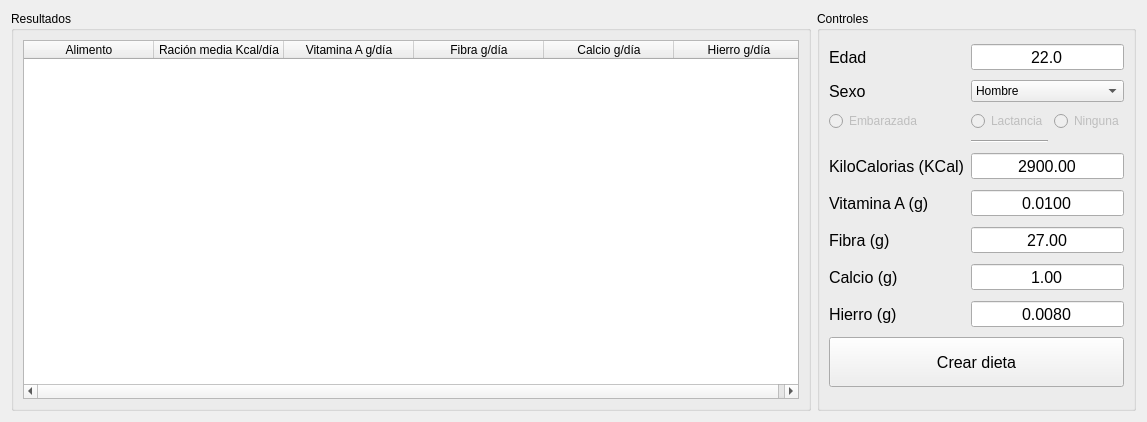
      <widget class="QWidget" name="tab">
       <attribute name="title">
        <string>Dieta</string>
       </attribute>
       <layout class="QGridLayout" name="gridLayout_2">
        <item row="0" column="0" rowspan="2" colspan="2">
         <widget class="QGroupBox" name="input_box">
          <property name="minimumSize">
           <size>
            <width>800</width>
            <height>400</height>
           </size>
          </property>
          <property name="title">
           <string>Resultados</string>
          </property>
          <layout class="QGridLayout" name="gridLayout_4">
           <item row="0" column="0">
            <widget class="QTableWidget" name="tbl_resultados">
             <property name="enabled">
              <bool>true</bool>
             </property>
             <property name="contextMenuPolicy">
              <enum>Qt::DefaultContextMenu</enum>
             </property>
             <property name="layoutDirection">
              <enum>Qt::LeftToRight</enum>
             </property>
             <property name="autoFillBackground">
              <bool>false</bool>
             </property>
             <property name="locale">
              <locale language="Spanish" country="Mexico"/>
             </property>
             <property name="frameShape">
              <enum>QFrame::StyledPanel</enum>
             </property>
             <property name="frameShadow">
              <enum>QFrame::Raised</enum>
             </property>
             <property name="sizeAdjustPolicy">
              <enum>QAbstractScrollArea::AdjustIgnored</enum>
             </property>
             <property name="autoScroll">
              <bool>false</bool>
             </property>
             <property name="autoScrollMargin">
              <number>16</number>
             </property>
             <property name="editTriggers">
              <set>QAbstractItemView::NoEditTriggers</set>
             </property>
             <property name="tabKeyNavigation">
              <bool>true</bool>
             </property>
             <property name="showDropIndicator" stdset="0">
              <bool>false</bool>
             </property>
             <property name="dragEnabled">
              <bool>false</bool>
             </property>
             <property name="alternatingRowColors">
              <bool>false</bool>
             </property>
             <property name="selectionMode">
              <enum>QAbstractItemView::ExtendedSelection</enum>
             </property>
             <property name="verticalScrollMode">
              <enum>QAbstractItemView::ScrollPerPixel</enum>
             </property>
             <property name="horizontalScrollMode">
              <enum>QAbstractItemView::ScrollPerPixel</enum>
             </property>
             <property name="gridStyle">
              <enum>Qt::DotLine</enum>
             </property>
             <property name="sortingEnabled">
              <bool>false</bool>
             </property>
             <property name="wordWrap">
              <bool>true</bool>
             </property>
             <property name="cornerButtonEnabled">
              <bool>false</bool>
             </property>
             <attribute name="horizontalHeaderVisible">
              <bool>true</bool>
             </attribute>
             <attribute name="horizontalHeaderCascadingSectionResizes">
              <bool>true</bool>
             </attribute>
             <attribute name="horizontalHeaderDefaultSectionSize">
              <number>130</number>
             </attribute>
             <attribute name="horizontalHeaderHighlightSections">
              <bool>true</bool>
             </attribute>
             <attribute name="horizontalHeaderStretchLastSection">
              <bool>true</bool>
             </attribute>
             <attribute name="verticalHeaderVisible">
              <bool>true</bool>
             </attribute>
             <attribute name="verticalHeaderCascadingSectionResizes">
              <bool>true</bool>
             </attribute>
             <attribute name="verticalHeaderDefaultSectionSize">
              <number>35</number>
             </attribute>
             <attribute name="verticalHeaderHighlightSections">
              <bool>true</bool>
             </attribute>
             <attribute name="verticalHeaderShowSortIndicator" stdset="0">
              <bool>false</bool>
             </attribute>
             <attribute name="verticalHeaderStretchLastSection">
              <bool>true</bool>
             </attribute>
             <column>
              <property name="text">
               <string>Alimento</string>
              </property>
             </column>
             <column>
              <property name="text">
               <string>Ración media Kcal/día</string>
              </property>
             </column>
             <column>
              <property name="text">
               <string>Vitamina A g/día</string>
              </property>
             </column>
             <column>
              <property name="text">
               <string>Fibra g/día</string>
              </property>
             </column>
             <column>
              <property name="text">
               <string>Calcio g/día</string>
              </property>
             </column>
             <column>
              <property name="text">
               <string>Hierro g/día</string>
              </property>
             </column>
            </widget>
           </item>
          </layout>
         </widget>
        </item>
        <item row="0" column="2" rowspan="2">
         <widget class="QGroupBox" name="control_box">
          <property name="minimumSize">
           <size>
            <width>0</width>
            <height>400</height>
           </size>
          </property>
          <property name="maximumSize">
           <size>
            <width>16777215</width>
            <height>16777215</height>
           </size>
          </property>
          <property name="title">
           <string>Controles</string>
          </property>
          <layout class="QGridLayout" name="gridLayout_5">
           <item row="7" column="0">
            <widget class="QLabel" name="label_10">
             <property name="font">
              <font>
               <pointsize>12</pointsize>
               <weight>50</weight>
               <bold>false</bold>
              </font>
             </property>
             <property name="toolTip">
              <string>&lt;html&gt;&lt;head/&gt;&lt;body&gt;&lt;p&gt;&lt;span style=&quot; font-size:9pt;&quot;&gt;Especifique el número de épocas máximas.&lt;/span&gt;&lt;/p&gt;&lt;/body&gt;&lt;/html&gt;</string>
             </property>
             <property name="text">
              <string>Calcio (g)</string>
             </property>
             <property name="alignment">
              <set>Qt::AlignLeading|Qt::AlignLeft|Qt::AlignVCenter</set>
             </property>
            </widget>
           </item>
           <item row="0" column="0">
            <widget class="QLabel" name="label_4">
             <property name="font">
              <font>
               <pointsize>12</pointsize>
               <weight>50</weight>
               <bold>false</bold>
              </font>
             </property>
             <property name="toolTip">
              <string>&lt;html&gt;&lt;head/&gt;&lt;body&gt;&lt;p&gt;Especifique el ratio de aprendizaje para el MLP.&lt;/p&gt;&lt;/body&gt;&lt;/html&gt;</string>
             </property>
             <property name="text">
              <string>Edad</string>
             </property>
             <property name="alignment">
              <set>Qt::AlignLeading|Qt::AlignLeft|Qt::AlignVCenter</set>
             </property>
            </widget>
           </item>
           <item row="1" column="0">
            <widget class="QLabel" name="label_5">
             <property name="font">
              <font>
               <pointsize>12</pointsize>
               <weight>50</weight>
               <bold>false</bold>
              </font>
             </property>
             <property name="toolTip">
              <string>&lt;html&gt;&lt;head/&gt;&lt;body&gt;&lt;p&gt;Especifique el ratio de aprendizaje para el MLP.&lt;/p&gt;&lt;/body&gt;&lt;/html&gt;</string>
             </property>
             <property name="text">
              <string>Sexo</string>
             </property>
             <property name="alignment">
              <set>Qt::AlignLeading|Qt::AlignLeft|Qt::AlignVCenter</set>
             </property>
            </widget>
           </item>
           <item row="4" column="1" colspan="2">
            <widget class="QDoubleSpinBox" name="inp_kcal">
             <property name="minimumSize">
              <size>
               <width>0</width>
               <height>25</height>
              </size>
             </property>
             <property name="font">
              <font>
               <pointsize>12</pointsize>
              </font>
             </property>
             <property name="toolTip">
              <string>&lt;html&gt;&lt;head/&gt;&lt;body&gt;&lt;p&gt;Mínimo 3 y máximo 10 capas.&lt;/p&gt;&lt;/body&gt;&lt;/html&gt;</string>
             </property>
             <property name="frame">
              <bool>true</bool>
             </property>
             <property name="alignment">
              <set>Qt::AlignCenter</set>
             </property>
             <property name="buttonSymbols">
              <enum>QAbstractSpinBox::NoButtons</enum>
             </property>
             <property name="keyboardTracking">
              <bool>true</bool>
             </property>
             <property name="decimals">
              <number>2</number>
             </property>
             <property name="minimum">
              <double>0.000000000000000</double>
             </property>
             <property name="maximum">
              <double>999999.000000000000000</double>
             </property>
             <property name="value">
              <double>2900.000000000000000</double>
             </property>
            </widget>
           </item>
           <item row="5" column="1" colspan="2">
            <widget class="QDoubleSpinBox" name="inp_vit_a">
             <property name="minimumSize">
              <size>
               <width>0</width>
               <height>25</height>
              </size>
             </property>
             <property name="font">
              <font>
               <pointsize>12</pointsize>
              </font>
             </property>
             <property name="toolTip">
              <string>&lt;html&gt;&lt;head/&gt;&lt;body&gt;&lt;p&gt;Mínimo 3 y máximo 10 capas.&lt;/p&gt;&lt;/body&gt;&lt;/html&gt;</string>
             </property>
             <property name="frame">
              <bool>true</bool>
             </property>
             <property name="alignment">
              <set>Qt::AlignCenter</set>
             </property>
             <property name="buttonSymbols">
              <enum>QAbstractSpinBox::NoButtons</enum>
             </property>
             <property name="keyboardTracking">
              <bool>true</bool>
             </property>
             <property name="decimals">
              <number>4</number>
             </property>
             <property name="minimum">
              <double>0.000000000000000</double>
             </property>
             <property name="maximum">
              <double>999999.000000000000000</double>
             </property>
             <property name="value">
              <double>0.010000000000000</double>
             </property>
            </widget>
           </item>
           <item row="4" column="0">
            <widget class="QLabel" name="label">
             <property name="font">
              <font>
               <pointsize>12</pointsize>
               <weight>50</weight>
               <bold>false</bold>
              </font>
             </property>
             <property name="toolTip">
              <string>&lt;html&gt;&lt;head/&gt;&lt;body&gt;&lt;p&gt;Especifique el ratio de aprendizaje para el MLP.&lt;/p&gt;&lt;/body&gt;&lt;/html&gt;</string>
             </property>
             <property name="text">
              <string>KiloCalorias (KCal)</string>
             </property>
             <property name="alignment">
              <set>Qt::AlignLeading|Qt::AlignLeft|Qt::AlignVCenter</set>
             </property>
            </widget>
           </item>
           <item row="5" column="0">
            <widget class="QLabel" name="label_3">
             <property name="font">
              <font>
               <pointsize>12</pointsize>
               <weight>50</weight>
               <bold>false</bold>
              </font>
             </property>
             <property name="toolTip">
              <string>&lt;html&gt;&lt;head/&gt;&lt;body&gt;&lt;p&gt;&lt;span style=&quot; font-size:9pt;&quot;&gt;Especifique el número de épocas máximas.&lt;/span&gt;&lt;/p&gt;&lt;/body&gt;&lt;/html&gt;</string>
             </property>
             <property name="text">
              <string>Vitamina A (g)</string>
             </property>
             <property name="alignment">
              <set>Qt::AlignLeading|Qt::AlignLeft|Qt::AlignVCenter</set>
             </property>
            </widget>
           </item>
           <item row="1" column="1" colspan="2">
            <widget class="QComboBox" name="cbx_sexo">
             <item>
              <property name="text">
               <string>Hombre</string>
              </property>
             </item>
             <item>
              <property name="text">
               <string>Mujer</string>
              </property>
             </item>
            </widget>
           </item>
           <item row="6" column="1" colspan="2">
            <widget class="QDoubleSpinBox" name="inp_fibra">
             <property name="minimumSize">
              <size>
               <width>0</width>
               <height>25</height>
              </size>
             </property>
             <property name="font">
              <font>
               <pointsize>12</pointsize>
              </font>
             </property>
             <property name="toolTip">
              <string>&lt;html&gt;&lt;head/&gt;&lt;body&gt;&lt;p&gt;Mínimo 3 y máximo 10 capas.&lt;/p&gt;&lt;/body&gt;&lt;/html&gt;</string>
             </property>
             <property name="frame">
              <bool>true</bool>
             </property>
             <property name="alignment">
              <set>Qt::AlignCenter</set>
             </property>
             <property name="buttonSymbols">
              <enum>QAbstractSpinBox::NoButtons</enum>
             </property>
             <property name="keyboardTracking">
              <bool>true</bool>
             </property>
             <property name="decimals">
              <number>2</number>
             </property>
             <property name="minimum">
              <double>0.000000000000000</double>
             </property>
             <property name="maximum">
              <double>999999.000000000000000</double>
             </property>
             <property name="value">
              <double>27.000000000000000</double>
             </property>
            </widget>
           </item>
           <item row="6" column="0">
            <widget class="QLabel" name="label_9">
             <property name="font">
              <font>
               <pointsize>12</pointsize>
               <weight>50</weight>
               <bold>false</bold>
              </font>
             </property>
             <property name="toolTip">
              <string>&lt;html&gt;&lt;head/&gt;&lt;body&gt;&lt;p&gt;&lt;span style=&quot; font-size:9pt;&quot;&gt;Especifique el número de épocas máximas.&lt;/span&gt;&lt;/p&gt;&lt;/body&gt;&lt;/html&gt;</string>
             </property>
             <property name="text">
              <string>Fibra (g)</string>
             </property>
             <property name="alignment">
              <set>Qt::AlignLeading|Qt::AlignLeft|Qt::AlignVCenter</set>
             </property>
            </widget>
           </item>
           <item row="8" column="0">
            <widget class="QLabel" name="label_11">
             <property name="font">
              <font>
               <pointsize>12</pointsize>
               <weight>50</weight>
               <bold>false</bold>
              </font>
             </property>
             <property name="toolTip">
              <string>&lt;html&gt;&lt;head/&gt;&lt;body&gt;&lt;p&gt;&lt;span style=&quot; font-size:9pt;&quot;&gt;Especifique el número de épocas máximas.&lt;/span&gt;&lt;/p&gt;&lt;/body&gt;&lt;/html&gt;</string>
             </property>
             <property name="text">
              <string>Hierro (g)</string>
             </property>
             <property name="alignment">
              <set>Qt::AlignLeading|Qt::AlignLeft|Qt::AlignVCenter</set>
             </property>
            </widget>
           </item>
           <item row="8" column="1" colspan="2">
            <widget class="QDoubleSpinBox" name="inp_hierro">
             <property name="minimumSize">
              <size>
               <width>0</width>
               <height>25</height>
              </size>
             </property>
             <property name="font">
              <font>
               <pointsize>12</pointsize>
              </font>
             </property>
             <property name="toolTip">
              <string>&lt;html&gt;&lt;head/&gt;&lt;body&gt;&lt;p&gt;Mínimo 3 y máximo 10 capas.&lt;/p&gt;&lt;/body&gt;&lt;/html&gt;</string>
             </property>
             <property name="frame">
              <bool>true</bool>
             </property>
             <property name="alignment">
              <set>Qt::AlignCenter</set>
             </property>
             <property name="buttonSymbols">
              <enum>QAbstractSpinBox::NoButtons</enum>
             </property>
             <property name="keyboardTracking">
              <bool>true</bool>
             </property>
             <property name="decimals">
              <number>4</number>
             </property>
             <property name="minimum">
              <double>0.000000000000000</double>
             </property>
             <property name="maximum">
              <double>999999.000000000000000</double>
             </property>
             <property name="value">
              <double>0.008000000000000</double>
             </property>
            </widget>
           </item>
           <item row="7" column="1" colspan="2">
            <widget class="QDoubleSpinBox" name="inp_calcio">
             <property name="minimumSize">
              <size>
               <width>0</width>
               <height>25</height>
              </size>
             </property>
             <property name="font">
              <font>
               <pointsize>12</pointsize>
              </font>
             </property>
             <property name="toolTip">
              <string>&lt;html&gt;&lt;head/&gt;&lt;body&gt;&lt;p&gt;Mínimo 3 y máximo 10 capas.&lt;/p&gt;&lt;/body&gt;&lt;/html&gt;</string>
             </property>
             <property name="frame">
              <bool>true</bool>
             </property>
             <property name="alignment">
              <set>Qt::AlignCenter</set>
             </property>
             <property name="buttonSymbols">
              <enum>QAbstractSpinBox::NoButtons</enum>
             </property>
             <property name="keyboardTracking">
              <bool>true</bool>
             </property>
             <property name="decimals">
              <number>2</number>
             </property>
             <property name="minimum">
              <double>0.000000000000000</double>
             </property>
             <property name="maximum">
              <double>999999.000000000000000</double>
             </property>
             <property name="value">
              <double>1.000000000000000</double>
             </property>
            </widget>
           </item>
           <item row="9" column="0" colspan="3">
            <widget class="QPushButton" name="btn_train">
             <property name="enabled">
              <bool>true</bool>
             </property>
             <property name="minimumSize">
              <size>
               <width>0</width>
               <height>50</height>
              </size>
             </property>
             <property name="font">
              <font>
               <family>MS Shell Dlg 2</family>
               <pointsize>12</pointsize>
               <weight>50</weight>
               <italic>false</italic>
               <bold>false</bold>
              </font>
             </property>
             <property name="cursor">
              <cursorShape>OpenHandCursor</cursorShape>
             </property>
             <property name="toolTip">
              <string>&lt;html&gt;&lt;head/&gt;&lt;body&gt;&lt;p&gt;&lt;span style=&quot; font-size:10pt;&quot;&gt;Primero debe ingresar al menos 2 puntos de diferentes clases para activar el entrenamiento del MLP.&lt;/span&gt;&lt;/p&gt;&lt;/body&gt;&lt;/html&gt;</string>
             </property>
             <property name="styleSheet">
              <string notr="true">font: 12pt &quot;MS Shell Dlg 2&quot;;</string>
             </property>
             <property name="text">
              <string>Crear dieta</string>
             </property>
            </widget>
           </item>
           <item row="2" column="0">
            <widget class="QRadioButton" name="rb_emb">
             <property name="enabled">
              <bool>false</bool>
             </property>
             <property name="text">
              <string>Embarazada</string>
             </property>
             <attribute name="buttonGroup">
              <string notr="true">buttonGroup</string>
             </attribute>
            </widget>
           </item>
           <item row="2" column="2">
            <widget class="QRadioButton" name="rb_ning">
             <property name="enabled">
              <bool>false</bool>
             </property>
             <property name="text">
              <string>Ninguna</string>
             </property>
             <attribute name="buttonGroup">
              <string notr="true">buttonGroup</string>
             </attribute>
            </widget>
           </item>
           <item row="2" column="1">
            <widget class="QRadioButton" name="rb_lac">
             <property name="enabled">
              <bool>false</bool>
             </property>
             <property name="text">
              <string>Lactancia</string>
             </property>
             <attribute name="buttonGroup">
              <string notr="true">buttonGroup</string>
             </attribute>
            </widget>
           </item>
           <item row="0" column="1" colspan="2">
            <widget class="QDoubleSpinBox" name="inp_edad">
             <property name="minimumSize">
              <size>
               <width>0</width>
               <height>25</height>
              </size>
             </property>
             <property name="font">
              <font>
               <pointsize>12</pointsize>
              </font>
             </property>
             <property name="toolTip">
              <string>&lt;html&gt;&lt;head/&gt;&lt;body&gt;&lt;p&gt;Mínimo 3 y máximo 10 capas.&lt;/p&gt;&lt;/body&gt;&lt;/html&gt;</string>
             </property>
             <property name="frame">
              <bool>true</bool>
             </property>
             <property name="alignment">
              <set>Qt::AlignCenter</set>
             </property>
             <property name="buttonSymbols">
              <enum>QAbstractSpinBox::NoButtons</enum>
             </property>
             <property name="keyboardTracking">
              <bool>true</bool>
             </property>
             <property name="decimals">
              <number>1</number>
             </property>
             <property name="maximum">
              <double>150.000000000000000</double>
             </property>
             <property name="singleStep">
              <double>1.000000000000000</double>
             </property>
             <property name="value">
              <double>22.000000000000000</double>
             </property>
            </widget>
           </item>
           <item row="3" column="1">
            <widget class="Line" name="line">
             <property name="orientation">
              <enum>Qt::Horizontal</enum>
             </property>
            </widget>
           </item>
          </layout>
         </widget>
        </item>
       </layout>
      </widget>
